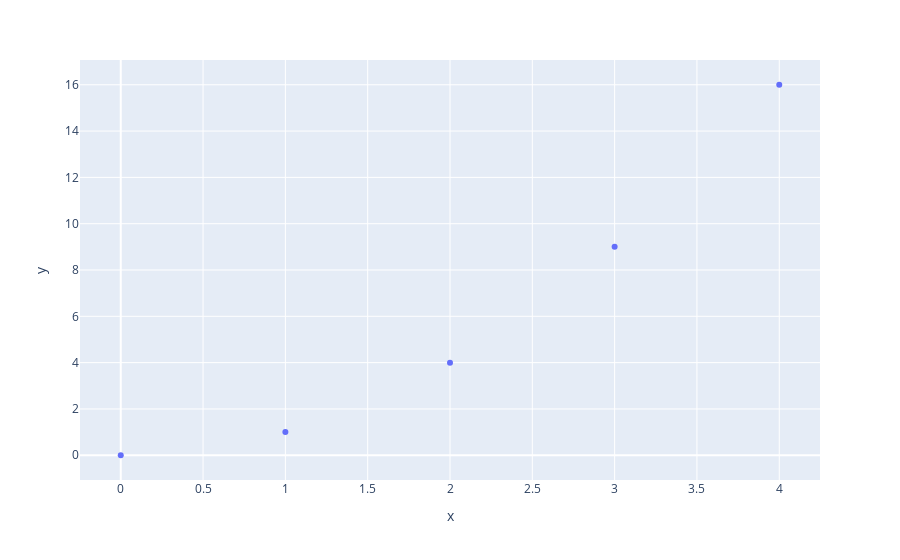

Notebook code for this chart:
### Code cell
fig = px.scatter(x=[0, 1, 2, 3, 4], y=[0, 1, 4, 9, 16])
fig.show()

### Figure 1 — Plotly figure (JSON) as saved in the notebook; plotly's stock layout.template omitted (floating-point values rounded to 4 significant figures)
{"data": [{"hovertemplate": "x=%{x}<br>y=%{y}<extra></extra>", "legendgroup": "", "marker": {"color": "#636efa", "symbol": "circle"}, "mode": "markers", "name": "", "orientation": "v", "showlegend": false, "type": "scatter", "x": [0, 1, 2, 3, 4], "xaxis": "x", "y": [0, 1, 4, 9, 16], "yaxis": "y"}], "layout": {"legend": {"tracegroupgap": 0}, "margin": {"t": 60}, "xaxis": {"anchor": "y", "domain": [0, 1], "title": {"text": "x"}}, "yaxis": {"anchor": "x", "domain": [0, 1], "title": {"text": "y"}}}}
